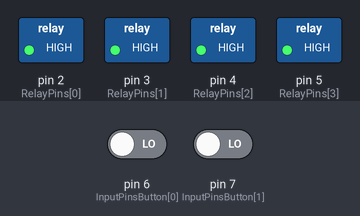
The sketch below on a simulated Arduino Uno, built with avr-gcc and run on an emulated ATmega328P. Shown: switched loads named in the sketch (green lamp = pin HIGH). The test bench sets the inputs (shaded band); at power-on: pin 6 (InputPinsButton[0]) LOW, pin 7 (InputPinsButton[1]) LOW.

Above: at 1.4 s.
1.5 s: pin 6 (InputPinsButton[0]) driven HIGH and pin 7 (InputPinsButton[1]) driven HIGH
At 1.9 s:
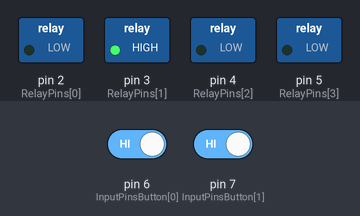
3.0 s: pin 7 (InputPinsButton[1]) driven LOW
At 4.2 s:
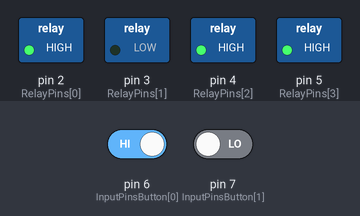
4.5 s: pin 7 (InputPinsButton[1]) driven HIGH
At 5.3 s:
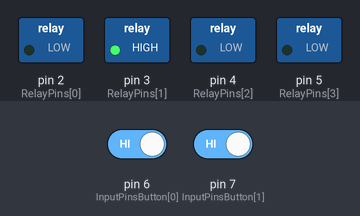
Timing chart, 0 to 7.5 s (numbered marks = the images above; inputs shaded):
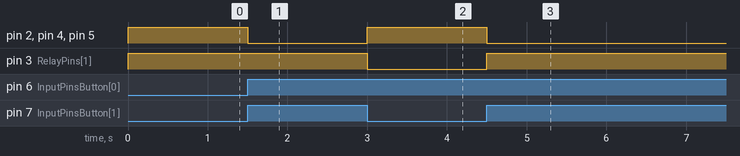

Measured:
- after the input at 1.5 s, pin 2 (RelayPins[0]), pin 4 (RelayPins[2]), pin 5 (RelayPins[3]): HIGH → LOW at once
- after the input at 3.0 s, pin 2 (RelayPins[0]), pin 4 (RelayPins[2]), pin 5 (RelayPins[3]): LOW → HIGH at once; pin 3 (RelayPins[1]): HIGH → LOW at once
- after the input at 4.5 s, pin 2 (RelayPins[0]), pin 4 (RelayPins[2]), pin 5 (RelayPins[3]): HIGH → LOW at once; pin 3 (RelayPins[1]): LOW → HIGH at once

The sketch:

OvenStartOnce.ino
```cpp
//!!!!Atttencion Relay BOARD whit 4 Blue relay work reverse logic LOW=HIGH !!!!
//Includes
#include <Arduino.h>
#include <Wire.h>

//Set pin outputs for relay in Array (Digital Pins)
int RelayPins[] = { 2, 3, 4, 5};

//Set pin inputs in Array (Digital Pins)
int InputPinsButton[] = { 6, 7};
//Set variable for take information state Oven Cotntrole what made now warm up or not
int LastControlerState = HIGH;
int CurrentControlerState = HIGH;
//Set variable for take information state begin Warming oven
int ButtonState = LOW;

void setup() {
  //Set pins mode OUTPUT, INPUT
  //OUTPUT mode for relays
  for (int i = 0; i < 4; i++) {
    pinMode(RelayPins[i], OUTPUT);
    //initialize relays to be off (reverse logic)
    digitalWrite(RelayPins[i], HIGH);
  }
  //INPUT Generaly General ordinary
  for (int i = 0; i < 1; i++) {
    pinMode(InputPinsButton[i], INPUT);
  }
}

void loop() {
//read statment of inputs
  ButtonState = digitalRead(InputPinsButton[0]);
  CurrentControlerState = digitalRead(InputPinsButton[1]);
//Logic for operation of (relay0) to ONCE time after HIGH at (input0)  depending on the current state of the controler(input1)=HIGH,
//however to turn off after it has become LOW and before that it has become HIGH
//|| CurrentControlerState == LOW,(CurrentControlerState == HIGH || CurrentControlerState == LOW)
  if  (ButtonState == HIGH && CurrentControlerState == HIGH){
      digitalWrite(RelayPins[0], LOW);
      digitalWrite(RelayPins[1], HIGH);
      digitalWrite(RelayPins[2], LOW);
      digitalWrite(RelayPins[3], LOW);
  }
  else {
      //Turn off RelayPins[0] when CurrentControlerState changes from HIGH to LOW
      //!!!!!Attentione revers Logic relay otput !!!!
      if (digitalRead(RelayPins[0]) == LOW && LastControlerState == HIGH && CurrentControlerState == LOW){
      digitalWrite(RelayPins[0], HIGH);
      digitalWrite(RelayPins[1], LOW);
      digitalWrite(RelayPins[2], HIGH);
      digitalWrite(RelayPins[3], HIGH);
      }
    }
// Update LastControlerState
LastControlerState = CurrentControlerState;

//this delay is for jast resting CPU
delay(300);
}
```
